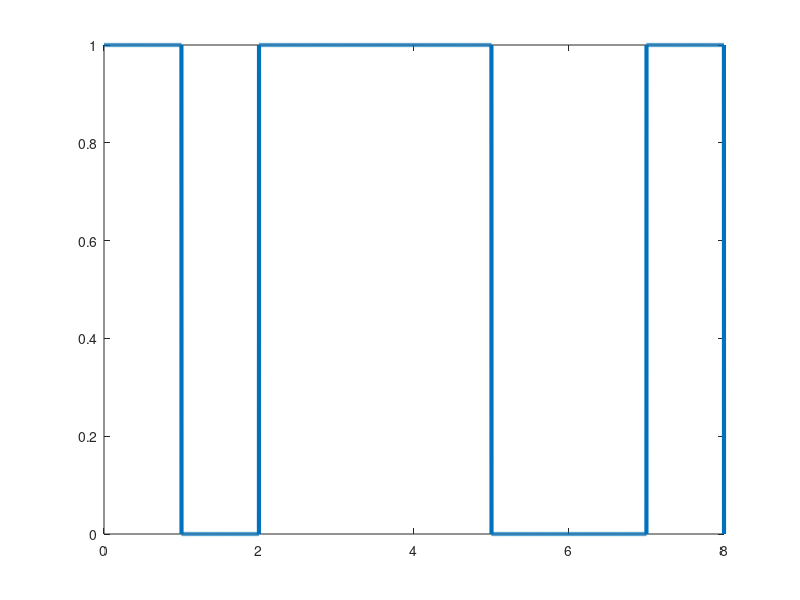

Write the MATLAB code that produced this figure.
bits = [1 0 1 1 1 0 0 1];
bt_rt=1;
smp_n=1000;
tot_tim=length(bits)/bt_rt;
tot_smp=smp_n*length(bits);
dt=tot_tim/tot_smp ;
t=0:dt:tot_tim;
y=zeros(1,length(t));
for i=1:length(bits)
  if bits(i)==1
    y((i-1)*smp_n+1:i*smp_n)=1;
  endif
endfor
plot(t, y, 'Linewidth', 3);
%decoding%
count=0;
for i=1:length(t)
  if t(i)>count
    count=count+1;
    result(count)=y(i);
  endif
endfor
disp('NRZ Unipoler Decoding:');
disp(result);